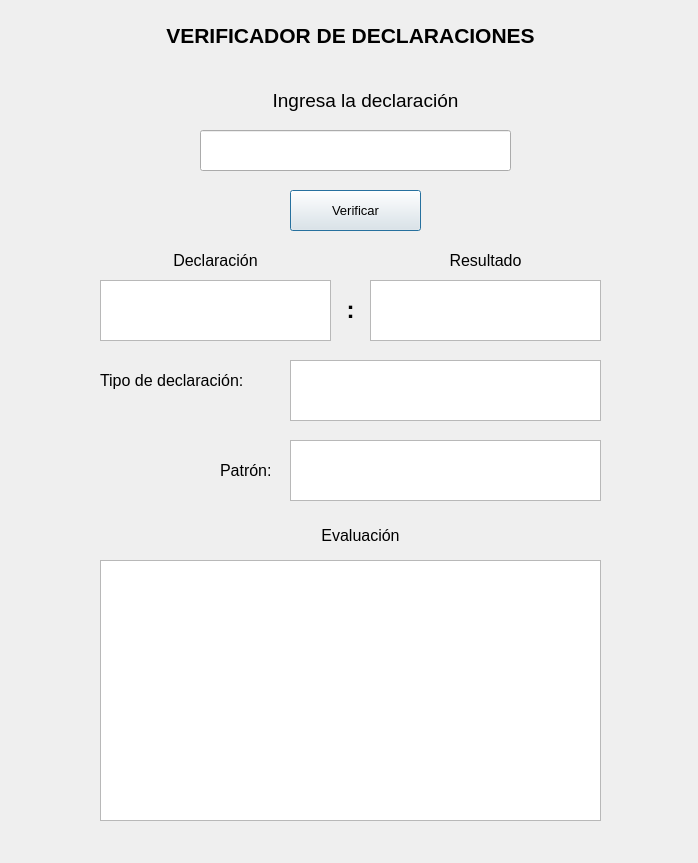
<?xml version="1.0" encoding="UTF-8"?>
<ui version="4.0">
 <class>Automata</class>
 <widget class="QDialog" name="Automata">
  <property name="geometry">
   <rect>
    <x>0</x>
    <y>0</y>
    <width>698</width>
    <height>863</height>
   </rect>
  </property>
  <property name="cursor">
   <cursorShape>PointingHandCursor</cursorShape>
  </property>
  <property name="windowTitle">
   <string>Automata </string>
  </property>
  <property name="windowOpacity">
   <double>99.000000000000000</double>
  </property>
  <widget class="QPushButton" name="send">
   <property name="geometry">
    <rect>
     <x>290</x>
     <y>190</y>
     <width>131</width>
     <height>41</height>
    </rect>
   </property>
   <property name="font">
    <font>
     <pointsize>10</pointsize>
    </font>
   </property>
   <property name="text">
    <string>Verificar</string>
   </property>
  </widget>
  <widget class="QLineEdit" name="input">
   <property name="geometry">
    <rect>
     <x>200</x>
     <y>130</y>
     <width>311</width>
     <height>41</height>
    </rect>
   </property>
   <property name="font">
    <font>
     <pointsize>12</pointsize>
    </font>
   </property>
  </widget>
  <widget class="QLabel" name="label_6">
   <property name="geometry">
    <rect>
     <x>240</x>
     <y>70</y>
     <width>251</width>
     <height>61</height>
    </rect>
   </property>
   <property name="font">
    <font>
     <pointsize>14</pointsize>
    </font>
   </property>
   <property name="text">
    <string>Ingresa la declaración</string>
   </property>
   <property name="alignment">
    <set>Qt::AlignCenter</set>
   </property>
  </widget>
  <widget class="QLabel" name="label_7">
   <property name="geometry">
    <rect>
     <x>10</x>
     <y>0</y>
     <width>681</width>
     <height>71</height>
    </rect>
   </property>
   <property name="text">
    <string>&lt;html&gt;&lt;head/&gt;&lt;body&gt;&lt;p align=&quot;center&quot;&gt;&lt;span style=&quot; font-size:16pt; font-weight:600; color:#000000;&quot;&gt;VERIFICADOR DE DECLARACIONES&lt;/span&gt;&lt;/p&gt;&lt;/body&gt;&lt;/html&gt;</string>
   </property>
  </widget>
  <widget class="QListWidget" name="patron">
   <property name="geometry">
    <rect>
     <x>290</x>
     <y>440</y>
     <width>311</width>
     <height>61</height>
    </rect>
   </property>
   <property name="font">
    <font>
     <pointsize>12</pointsize>
    </font>
   </property>
  </widget>
  <widget class="QLabel" name="label_8">
   <property name="geometry">
    <rect>
     <x>220</x>
     <y>460</y>
     <width>81</width>
     <height>21</height>
    </rect>
   </property>
   <property name="font">
    <font>
     <pointsize>12</pointsize>
    </font>
   </property>
   <property name="text">
    <string>Patrón: </string>
   </property>
  </widget>
  <widget class="QLabel" name="label_9">
   <property name="geometry">
    <rect>
     <x>150</x>
     <y>250</y>
     <width>131</width>
     <height>21</height>
    </rect>
   </property>
   <property name="font">
    <font>
     <pointsize>12</pointsize>
    </font>
   </property>
   <property name="text">
    <string>Declaración</string>
   </property>
   <property name="alignment">
    <set>Qt::AlignCenter</set>
   </property>
  </widget>
  <widget class="QListWidget" name="i_declaracion">
   <property name="geometry">
    <rect>
     <x>100</x>
     <y>280</y>
     <width>231</width>
     <height>61</height>
    </rect>
   </property>
   <property name="font">
    <font>
     <pointsize>12</pointsize>
    </font>
   </property>
   <property name="layoutDirection">
    <enum>Qt::LeftToRight</enum>
   </property>
  </widget>
  <widget class="QLabel" name="label_10">
   <property name="geometry">
    <rect>
     <x>290</x>
     <y>520</y>
     <width>141</width>
     <height>31</height>
    </rect>
   </property>
   <property name="font">
    <font>
     <pointsize>12</pointsize>
    </font>
   </property>
   <property name="text">
    <string>Evaluación</string>
   </property>
   <property name="alignment">
    <set>Qt::AlignCenter</set>
   </property>
  </widget>
  <widget class="QListWidget" name="resultado">
   <property name="geometry">
    <rect>
     <x>370</x>
     <y>280</y>
     <width>231</width>
     <height>61</height>
    </rect>
   </property>
   <property name="font">
    <font>
     <pointsize>12</pointsize>
    </font>
   </property>
  </widget>
  <widget class="QListWidget" name="evaluacion">
   <property name="geometry">
    <rect>
     <x>100</x>
     <y>560</y>
     <width>501</width>
     <height>261</height>
    </rect>
   </property>
   <property name="font">
    <font>
     <pointsize>10</pointsize>
    </font>
   </property>
  </widget>
  <widget class="QLabel" name="label_11">
   <property name="geometry">
    <rect>
     <x>330</x>
     <y>290</y>
     <width>41</width>
     <height>41</height>
    </rect>
   </property>
   <property name="text">
    <string>&lt;html&gt;&lt;head/&gt;&lt;body&gt;&lt;p align=&quot;center&quot;&gt;&lt;span style=&quot; font-size:18pt; font-weight:600;&quot;&gt;:&lt;/span&gt;&lt;/p&gt;&lt;/body&gt;&lt;/html&gt;</string>
   </property>
  </widget>
  <widget class="QListWidget" name="t_declaracion">
   <property name="geometry">
    <rect>
     <x>290</x>
     <y>360</y>
     <width>311</width>
     <height>61</height>
    </rect>
   </property>
   <property name="font">
    <font>
     <pointsize>12</pointsize>
    </font>
   </property>
  </widget>
  <widget class="QLabel" name="label_12">
   <property name="geometry">
    <rect>
     <x>100</x>
     <y>370</y>
     <width>211</width>
     <height>21</height>
    </rect>
   </property>
   <property name="font">
    <font>
     <pointsize>12</pointsize>
    </font>
   </property>
   <property name="text">
    <string>Tipo de declaración:</string>
   </property>
  </widget>
  <widget class="QLabel" name="label_13">
   <property name="geometry">
    <rect>
     <x>430</x>
     <y>250</y>
     <width>111</width>
     <height>21</height>
    </rect>
   </property>
   <property name="font">
    <font>
     <pointsize>12</pointsize>
    </font>
   </property>
   <property name="text">
    <string>Resultado</string>
   </property>
   <property name="alignment">
    <set>Qt::AlignCenter</set>
   </property>
  </widget>
 </widget>
 <resources/>
 <connections/>
</ui>
